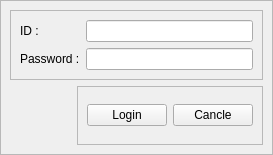
<?xml version="1.0" encoding="UTF-8"?>
<ui version="4.0">
 <class>Form</class>
 <widget class="QWidget" name="Form">
  <property name="geometry">
   <rect>
    <x>0</x>
    <y>0</y>
    <width>273</width>
    <height>155</height>
   </rect>
  </property>
  <property name="windowTitle">
   <string>Password PopUp</string>
  </property>
  <layout class="QHBoxLayout" name="horizontalLayout">
   <property name="spacing">
    <number>0</number>
   </property>
   <property name="leftMargin">
    <number>0</number>
   </property>
   <property name="topMargin">
    <number>0</number>
   </property>
   <property name="rightMargin">
    <number>0</number>
   </property>
   <property name="bottomMargin">
    <number>0</number>
   </property>
   <item>
    <widget class="QFrame" name="frame">
     <property name="frameShape">
      <enum>QFrame::StyledPanel</enum>
     </property>
     <property name="frameShadow">
      <enum>QFrame::Raised</enum>
     </property>
     <layout class="QVBoxLayout" name="verticalLayout">
      <item>
       <widget class="QFrame" name="frame_2">
        <property name="frameShape">
         <enum>QFrame::StyledPanel</enum>
        </property>
        <property name="frameShadow">
         <enum>QFrame::Raised</enum>
        </property>
        <layout class="QFormLayout" name="formLayout">
         <item row="0" column="0">
          <widget class="QLabel" name="label">
           <property name="text">
            <string>ID :</string>
           </property>
          </widget>
         </item>
         <item row="0" column="1">
          <widget class="QLineEdit" name="lineEdit"/>
         </item>
         <item row="1" column="0">
          <widget class="QLabel" name="label_2">
           <property name="text">
            <string>Password :</string>
           </property>
          </widget>
         </item>
         <item row="1" column="1">
          <widget class="QLineEdit" name="lineEdit_2">
           <property name="echoMode">
            <enum>QLineEdit::PasswordEchoOnEdit</enum>
           </property>
          </widget>
         </item>
        </layout>
       </widget>
      </item>
      <item alignment="Qt::AlignRight">
       <widget class="QFrame" name="frame_3">
        <property name="frameShape">
         <enum>QFrame::StyledPanel</enum>
        </property>
        <property name="frameShadow">
         <enum>QFrame::Raised</enum>
        </property>
        <layout class="QHBoxLayout" name="horizontalLayout_2">
         <item>
          <widget class="QPushButton" name="pushButton">
           <property name="text">
            <string>Login</string>
           </property>
          </widget>
         </item>
         <item>
          <widget class="QPushButton" name="pushButton_2">
           <property name="text">
            <string>Cancle</string>
           </property>
          </widget>
         </item>
        </layout>
       </widget>
      </item>
     </layout>
    </widget>
   </item>
  </layout>
 </widget>
 <resources/>
 <connections>
  <connection>
   <sender>pushButton_2</sender>
   <signal>clicked()</signal>
   <receiver>Form</receiver>
   <slot>close()</slot>
   <hints>
    <hint type="sourcelabel">
     <x>233</x>
     <y>114</y>
    </hint>
    <hint type="destinationlabel">
     <x>277</x>
     <y>118</y>
    </hint>
   </hints>
  </connection>
 </connections>
</ui>
